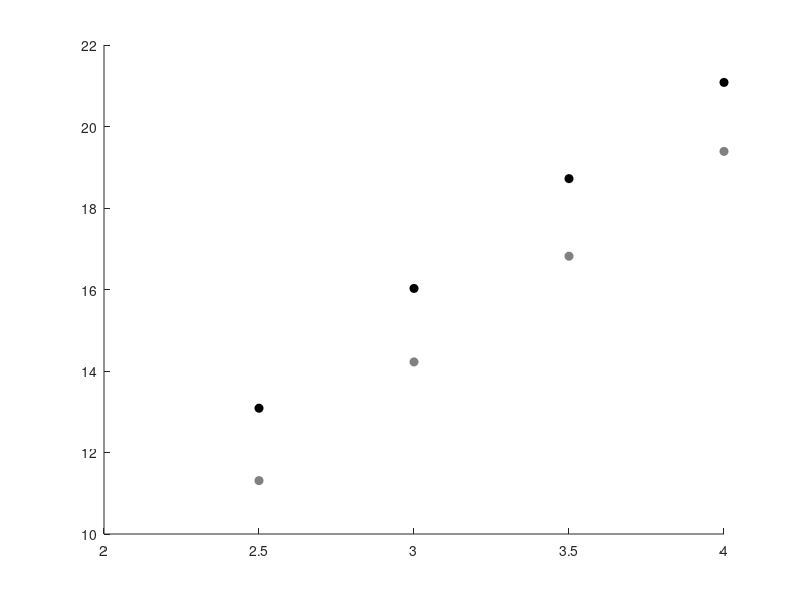
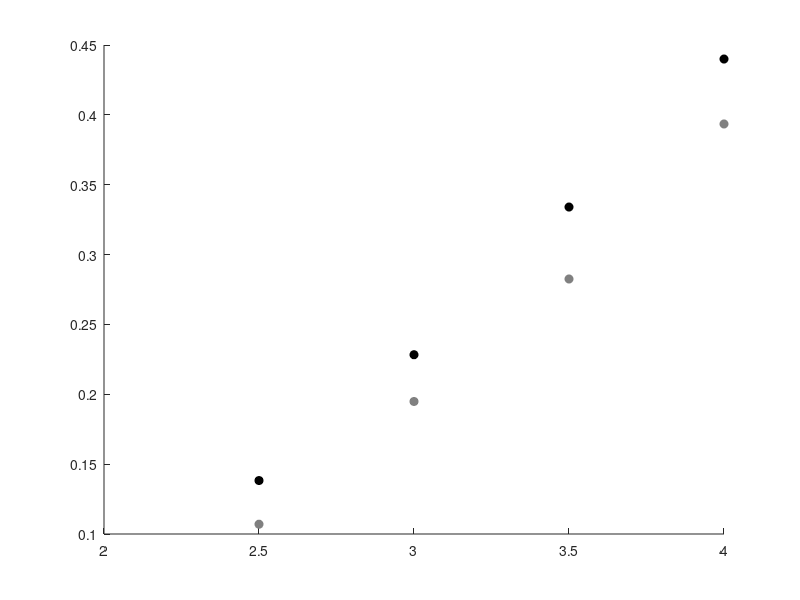

The MATLAB source for these figures, in order: (Note: this script raises an error after producing the figures.)
clear all
close all

load('Fig4_2_Effect_of_lanewidth.mat')

figure(4)
hold on
plot(x_roadwidth,y_speed_roadwidth_normal,'o',...
    'MarkerFaceColor',[0.5,0.5,0.5],'MarkerEdgeColor',[0.5,0.5,0.5])
plot(x_roadwidth,y_speed_roadwidth_sport,'o',...
    'MarkerFaceColor',[0,0,0],'MarkerEdgeColor',[0,0,0])

figure(5)
hold on
plot(x_roadwidth,y_sdlp_normal,'o',...
    'MarkerFaceColor',[0.5,0.5,0.5],'MarkerEdgeColor',[0.5,0.5,0.5])
plot(x_roadwidth,y_sdlp_sport,'o',...
    'MarkerFaceColor',[0,0,0],'MarkerEdgeColor',[0,0,0])

Fig4_2_Plotting_details
